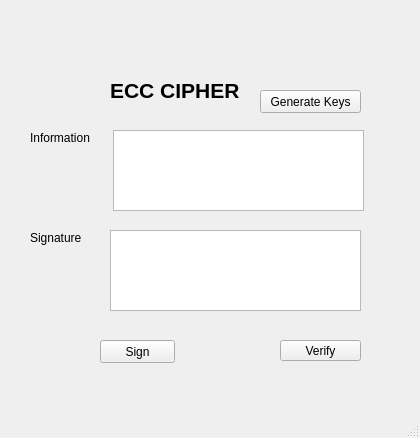
<?xml version="1.0" encoding="UTF-8"?>
<ui version="4.0">
 <class>MainWindow</class>
 <widget class="QMainWindow" name="MainWindow">
  <property name="geometry">
   <rect>
    <x>0</x>
    <y>0</y>
    <width>420</width>
    <height>438</height>
   </rect>
  </property>
  <property name="windowTitle">
   <string>MainWindow</string>
  </property>
  <widget class="QWidget" name="centralwidget">
   <widget class="QLabel" name="label_4">
    <property name="geometry">
     <rect>
      <x>30</x>
      <y>230</y>
      <width>61</width>
      <height>16</height>
     </rect>
    </property>
    <property name="text">
     <string>Signature</string>
    </property>
   </widget>
   <widget class="QPushButton" name="btn_generatekeys">
    <property name="geometry">
     <rect>
      <x>260</x>
      <y>90</y>
      <width>101</width>
      <height>23</height>
     </rect>
    </property>
    <property name="text">
     <string>Generate Keys</string>
    </property>
   </widget>
   <widget class="QPushButton" name="btn_verify">
    <property name="geometry">
     <rect>
      <x>280</x>
      <y>340</y>
      <width>81</width>
      <height>21</height>
     </rect>
    </property>
    <property name="text">
     <string>Verify</string>
    </property>
   </widget>
   <widget class="QPushButton" name="btn_sign">
    <property name="geometry">
     <rect>
      <x>100</x>
      <y>340</y>
      <width>75</width>
      <height>23</height>
     </rect>
    </property>
    <property name="text">
     <string>Sign</string>
    </property>
   </widget>
   <widget class="QLabel" name="label_5">
    <property name="geometry">
     <rect>
      <x>30</x>
      <y>130</y>
      <width>61</width>
      <height>16</height>
     </rect>
    </property>
    <property name="text">
     <string>Information</string>
    </property>
   </widget>
   <widget class="QTextEdit" name="txt_signature">
    <property name="geometry">
     <rect>
      <x>110</x>
      <y>230</y>
      <width>251</width>
      <height>81</height>
     </rect>
    </property>
   </widget>
   <widget class="QTextEdit" name="txt_information">
    <property name="geometry">
     <rect>
      <x>113</x>
      <y>130</y>
      <width>251</width>
      <height>81</height>
     </rect>
    </property>
   </widget>
   <widget class="QLabel" name="label">
    <property name="geometry">
     <rect>
      <x>110</x>
      <y>70</y>
      <width>151</width>
      <height>41</height>
     </rect>
    </property>
    <property name="font">
     <font>
      <pointsize>16</pointsize>
      <weight>75</weight>
      <bold>true</bold>
     </font>
    </property>
    <property name="text">
     <string>ECC CIPHER</string>
    </property>
   </widget>
  </widget>
  <widget class="QMenuBar" name="menubar">
   <property name="geometry">
    <rect>
     <x>0</x>
     <y>0</y>
     <width>420</width>
     <height>22</height>
    </rect>
   </property>
  </widget>
  <widget class="QStatusBar" name="statusbar"/>
 </widget>
 <resources/>
 <connections/>
</ui>
